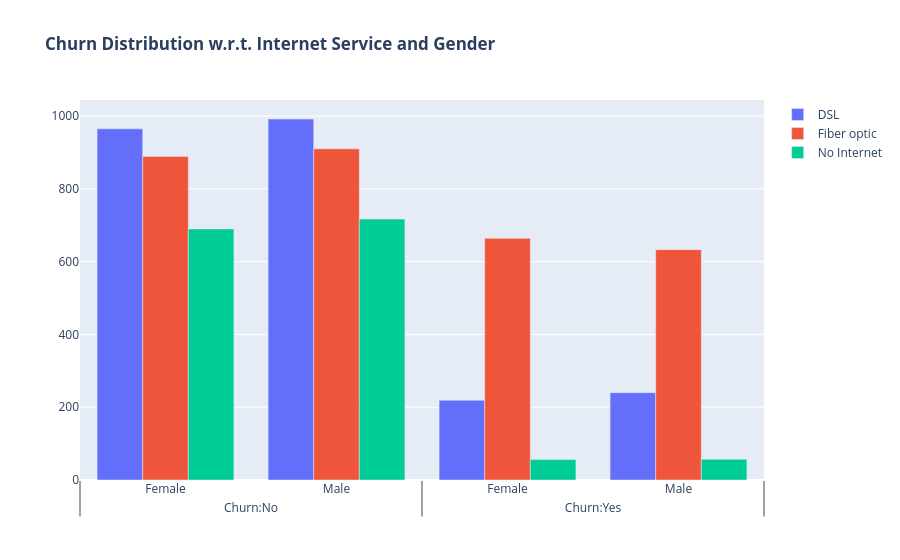

Notebook source saved alongside this figure:
### Code cell
fig = go.Figure()

fig.add_trace(go.Bar(
x = [['Churn:No', 'Churn:No', 'Churn:Yes', 'Churn:Yes'],["Female", "Male", "Female", "Male"]],
y = [965, 992, 219, 240],name = 'DSL',))


fig.add_trace(go.Bar(
x = [['Churn:No', 'Churn:No', 'Churn:Yes', 'Churn:Yes'],["Female", "Male", "Female", "Male"]],
y = [889, 910, 664, 633],name = 'Fiber optic',))

fig.add_trace(go.Bar(
x = [['Churn:No', 'Churn:No', 'Churn:Yes', 'Churn:Yes'],["Female", "Male", "Female", "Male"]],
y = [690, 717, 56, 57],name = 'No Internet',))

fig.update_layout(title_text="<b>Churn Distribution w.r.t. Internet Service and Gender</b>")

fig.show()

### Figure 1 — Plotly figure (JSON) as saved in the notebook; plotly's stock layout.template omitted (floating-point values rounded to 4 significant figures)
{"data": [{"name": "DSL", "type": "bar", "x": [["Churn:No", "Churn:No", "Churn:Yes", "Churn:Yes"], ["Female", "Male", "Female", "Male"]], "y": [965, 992, 219, 240]}, {"name": "Fiber optic", "type": "bar", "x": [["Churn:No", "Churn:No", "Churn:Yes", "Churn:Yes"], ["Female", "Male", "Female", "Male"]], "y": [889, 910, 664, 633]}, {"name": "No Internet", "type": "bar", "x": [["Churn:No", "Churn:No", "Churn:Yes", "Churn:Yes"], ["Female", "Male", "Female", "Male"]], "y": [690, 717, 56, 57]}], "layout": {"title": {"text": "<b>Churn Distribution w.r.t. Internet Service and Gender</b>"}}}
